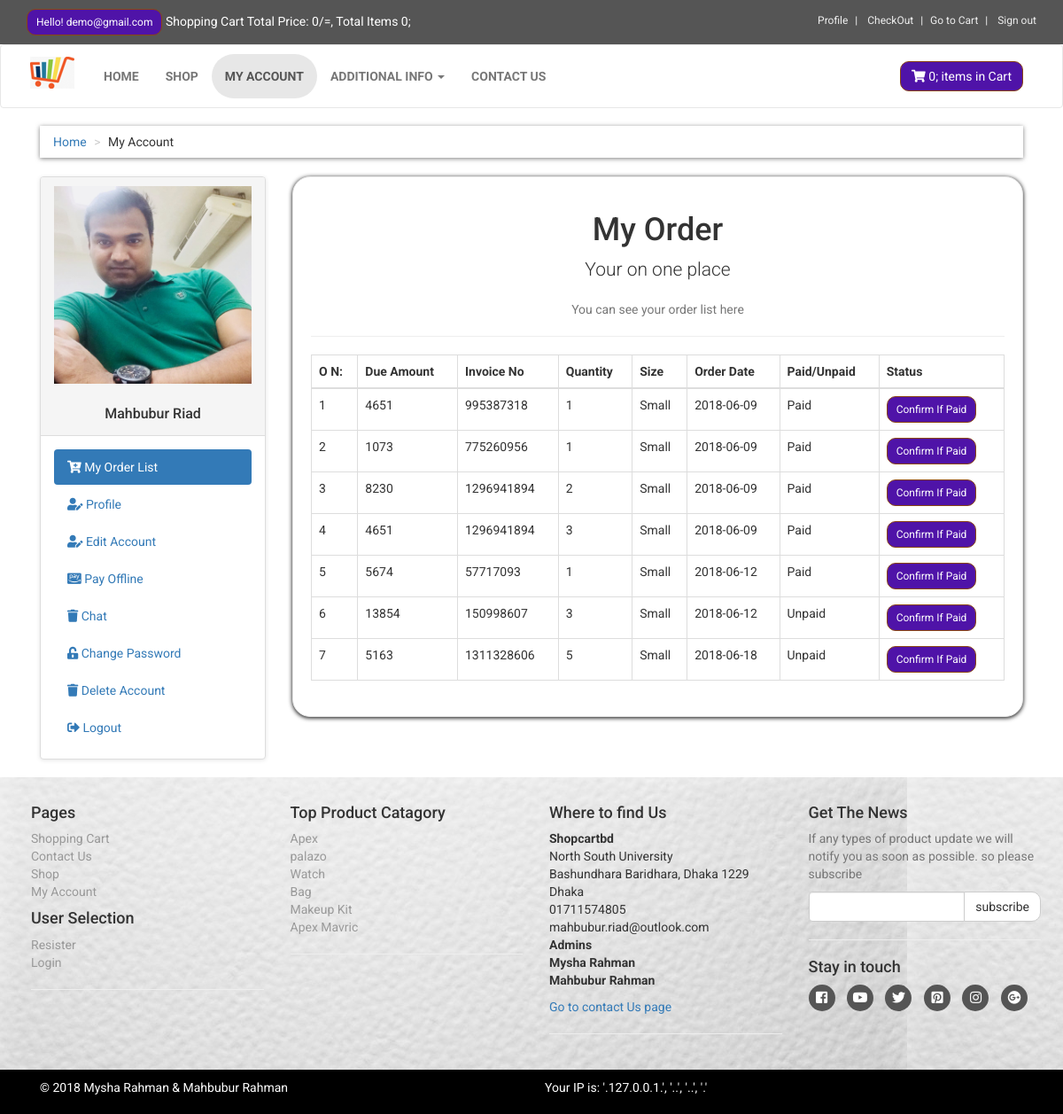
Page /customer/my_account.php?my_orders (signed in) on the earlier database version.
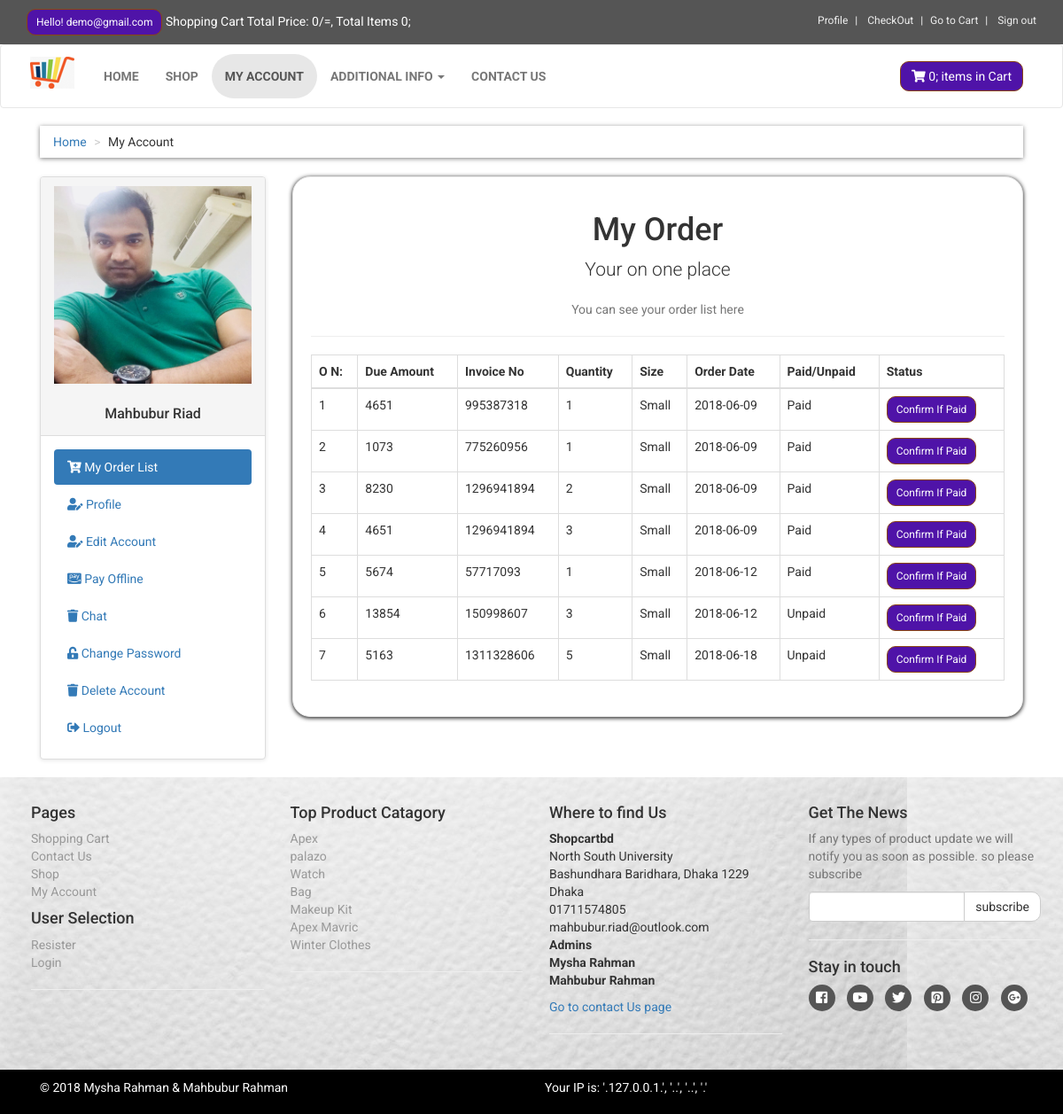
Same page on the later database version.
### tables this page shows
CREATE TABLE `customer_orders` (
  `order_id` int(11) NOT NULL,
  `customer_id` int(11) NOT NULL,
  `due_amount` int(11) NOT NULL,
  `invoice_no` int(100) NOT NULL,
  `qty` int(11) NOT NULL,
  `size` text NOT NULL,
  `order_date` timestamp NOT NULL DEFAULT CURRENT_TIMESTAMP ON UPDATE CURRENT_TIMESTAMP,
  `order_status` text NOT NULL
);

CREATE TABLE `product_categories` (
  `p_cat_id` int(11) NOT NULL,
  `p_cat_title` text NOT NULL,
  `p_cat_desc` text NOT NULL
);

### customer/my_orders.php (the view, shortened to what the changed rows need)
<center>
    <h1>My Order</h1>
</center>
<div class="table-responsive">
    <table class="table table-bordered table-hover">
        <thead>
            <tr>
                <th>O N:</th>
                <th>Due Amount</th>
                <th>Invoice No</th>
                <th>Quantity</th>
                <th>Size</th>
                <th>Order Date</th>
                <th>Paid/Unpaid</th>
                <th>Status</th>
            </tr>
        </thead>
        <tbody>
            <?php
            $customer_session= $_SESSION['customer_email'];
            $get_customer = "SELECT * FROM customers WHERE customer_email='$customer_session'";
            $run_customer = mysqli_query($con, $get_customer);
            $row_customer = mysqli_fetch_array($run_customer);
            $customer_id = $row_customer['customer_id'];
            $get_order = "SELECT * FROM customer_orders WHERE customer_id = '$customer_id'";
            $run_orders = mysqli_query($con, $get_order);
            $i=0;
            while($row_orders = mysqli_fetch_array($run_orders)){
                $order_id = $row_orders['order_id'];
                $due_amount = $row_orders['due_amount'];
                $invoice_no = $row_orders['invoice_no'];
                $qty = $row_orders['qty'];
                $size = $row_orders['size'];
                $order_date = substr($row_orders['order_date'],0,11);
                $order_status = $row_orders['order_status'];
                $i++;
                if($order_status=='pending'){
                    $order_status = "Unpaid";
                }
                else
                {
                    $order_status = "Paid";
                }
            ?>
                <tr>
                    <td>
                        <?php echo $i; ?>
                    </td>
                    <td>
                        <?php echo $due_amount; ?>
                    </td>
                    <td>
                        <?php echo $invoice_no; ?>
                    </td>
                    <td>
                        <?php echo $qty; ?>
                    </td>
                    <td>
                        <?php echo $size; ?>
                    </td>
                    <td>
                        <?php echo $order_date; ?>
                    </td>
                    <td>
                        <?php echo $order_status; ?>
                    </td>
                    <td><a href="confirm.php?order_id=<?php echo $order_id; ?>" target="blank" class="btn btn-primary btn-sm"> Confirm If Paid</a></td>
                </tr>
                <?php } ?>
        </tbody>
    </table>
</div>

### includes/footer.php (shortened to what the changed rows need)
<div id="footer">
    <div class="container">
        <div class="row">
            <div class="col-md-3 col-sm-6">
                <ul>
                    <?php
$get_p_cats = "select * from product_categories";
$run_p_cats = mysqli_query($con,$get_p_cats);
while($row_p_cats = mysqli_fetch_array($run_p_cats)){
$p_cat_id = $row_p_cats['p_cat_id'];
$p_cat_title = $row_p_cats['p_cat_title'];
echo "<li> <a href='shop.php?p_cat=$p_cat_id'> $p_cat_title </a> </li>";
}
?>
                </ul>
            </div>
        </div>
    </div>
</div>

Differences in the rows shown:
added product_categories: p_cat_title "Winter Clothes"
